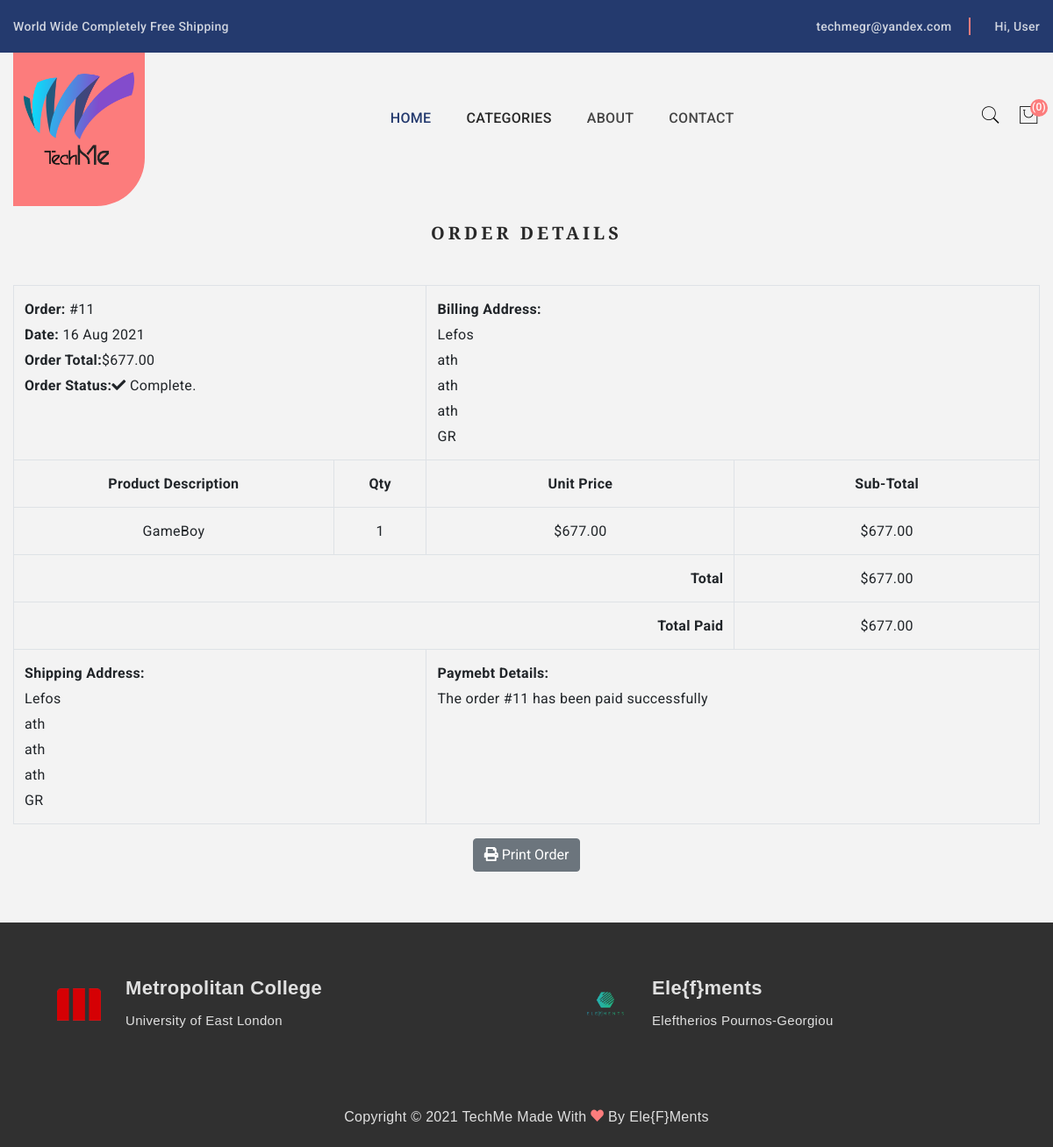
/order/11 (signed in), run on the app's committed database.
### store/models.py (models this page shows, shortened)
class Order(models.Model):
    token = models.CharField(max_length=250, blank=True)
    total = models.DecimalField(max_digits=10, decimal_places=2, verbose_name='EURO Order Total')
    emailAddress = models.EmailField(max_length=250, blank=True, verbose_name='Email Address')
    created = models.DateTimeField(auto_now_add=True)
    billingName = models.CharField(max_length=250, blank=True)
    billingAddress1 = models.CharField(max_length=250, blank=True)
    billingCity = models.CharField(max_length=250, blank=True)
    billingPostcode = models.CharField(max_length=250, blank=True)
    billingCountry = models.CharField(max_length=250, blank=True)
    shippingName = models.CharField(max_length=250, blank=True)
    shippingAddress1 = models.CharField(max_length=250, blank=True)
    shippingCity = models.CharField(max_length=250, blank=True)
    shippingPostcode = models.CharField(max_length=250, blank=True)
    shippingCountry = models.CharField(max_length=250, blank=True)
    class Meta:
        db_table = 'Order'
        ordering = ['-created']

class OrderItem(models.Model):
    product = models.CharField(max_length=250)
    quantity = models.IntegerField()
    price = models.DecimalField(max_digits=10, decimal_places=2, verbose_name='EUR Price')
    order = models.ForeignKey(Order, on_delete=models.CASCADE)
    class Meta:
        db_table = 'OrderItem'
    def sub_total(self):
        return self.quantity * self.price

### store/views.py (the view)
# urls.py: path('order/<int:order_id>', views.viewOrder, name='order_detail'),
@login_required(redirect_field_name='next', login_url='signin')
def viewOrder(request, order_id):
    if request.user.is_authenticated:
        email = str(request.user.email)
        order = Order.objects.get(id=order_id, emailAddress=email)
        order_items = OrderItem.objects.filter(order=order)
    return render(request, 'order_detail.html', {'order': order, 'order_items': order_items})

### store/context_processors.py (called while the page is built)
def counter(request):
    item_count = 0
    if 'admin' in request.path:
        return {}
    else:
        try:
            cart = Cart.objects.filter(cart_id=_cart_id(request))
            cart_items = CartItem.objects.all().filter(cart=cart[:1])
            for cart_item in cart_items:
                item_count += cart_item.quantity
        except Cart.DoesNotExist:
            item_count = 0
    return dict(item_count=item_count)

def menu_links(request):
    links = Category.objects.all()
    return dict(links=links)

### store/models.py (called while the page is built)
    def get_url(self):
        return reverse('products_by_category', args=[self.slug])

### store/views.py (called while the page is built)
def _cart_id(request):
    cart = request.session.session_key
    if not cart:
        cart = request.session.create()
    return cart

### store/templates/order_detail.html (shortened to what this page needs)
{% extends 'base.html' %}
{% load static %}
{% block content %}
    <div class="container">
    <div class="text-center">
      <br>
      <h1 class="text-center product_title">
        Order Details
      </h1>
      <br>
      <table class="table table-bordered">
        <tr>
          <td class="text-left" colspan="2">
            <b>Order:</b> #{{ order.id }} <br>
            <b>Date: </b>{{ order.created|date:"d M Y" }} <br>
            <b>Order Total:</b>${{ order.total }} <br>
            <b>Order Status:</b><i class="fas fa-check"></i> Complete.
          </td>
          <td class="text-left" colspan="2">
            <b>Billing Address: </b> <br>
            {{ order.billingName }} <br>
            {{ order.billingAddress1 }} <br>
            {{ order.billingCity }} <br>
            {{ order.billingPostcode }} <br>
            {{ order.billingCountry }} <br>
          </td>
        </tr>
        <tr>
          <td><b>Product Description</b></td>
          <td><b>Qty</b></td>
          <td><b>Unit Price</b></td>
          <td><b>Sub-Total</b></td>
        </tr>
        {% for item in order_items %}
          <tr>
            <td>{{ item.product }}</td>
            <td>{{ item.quantity }}</td>
            <td>${{ item.price }}</td>
            <td>${{ item.sub_total }}</td>
          </tr>
        {% endfor %}
        <tr>
          <td class="text-right" colspan="3"><b>Total</b></td>
          <td>${{ order.total }}</td>
        </tr>
        <tr>
          <td class="text-right" colspan="3"><b>Total Paid</b></td>
          <td>${{ order.total }}</td>
        </tr>
        <tr>
          <td class="text-left" colspan="2">
            <b>Shipping Address:</b> <br>
            {{ order.shippingName }} <br>
            {{ order.shippingAddress1 }} <br>
            {{ order.shippingCity }} <br>
            {{ order.shippingPostcode }} <br>
            {{ order.shippingCountry }} <br>
          </td>
          <td class="text-left" colspan="2">
            <b>Paymebt Details:</b> <br>
            The order #{{ order.id }} has been paid successfully
          </td>
        </tr>
      </table>
      <button class="btn btn-secondary" onclick="window.print();">
        <i class="fas fa-print"></i>
        Print Order
      </button>
    </div>
  </div>
    <br><br>
{% endblock %}

### store/templates/navbar.html (shortened to what this page needs)
{% load static %}
<header class="header_section">
  <div class="header_top">
    <div class="container">
      <div class="row">
        <div class="col-12">
          <div class="header_top_inner d-flex justify-content-between">
            <div class="welcome_text">
              <p>World Wide Completely Free Shipping</p>
            </div>
            <div class="header_top_sidebar d-flex align-items-center">
              <ul class="d-flex">
                <li> <a href="mailto:techmegr@yandex.com">techmegr@yandex.com</a></li>
                {% if request.user.is_authenticated and request.user.first_name %}
                <li class="account_link"> <a href="#">Hi,
                    {{ request.user.first_name }}</a>
                </li>
                {% endif %}
              </ul>
            </div>
          </div>
        </div>
      </div>
    </div>
  </div>
  <div class="container">
    <div class="row">
      <div class="col-12">
        <div class="main_header d-flex justify-content-between align-items-center">
          <div class="header_logo">
            <a class="sticky_none" href="{% url 'home' %}"><img src="{% static 'assets/img/logo/logo-let.png' %}" alt=""></a>
          </div>
          <div class="main_menu d-none d-lg-block">
            <nav>
              <ul class="d-flex">
                <li><a class="active" href="{% url 'home' %}">Home</a>
                </li>
                <li><a>Categories</a>
                </li>
                <li><a href="{% url 'about' %}">About</a></li>
                <li><a href="{% url 'contact' %}">Contact</a></li>
              </ul>
            </nav>
          </div>
          <div class="header_account">
            <ul class="d-flex">
              <li class="header_search"><a href="javascript:void(0)"><i class="pe-7s-search"></i></a>
              </li>
              <li class="shopping_cart"><a href="{% url 'cart_detail' %}"><i class="pe-7s-shopbag"></i></a>
                <span class="item_count">({{item_count}})
                  </a></span>
              </li>
            </ul>
          </div>
        </div>
      </div>
    </div>
  </div>
</header>

### store/static/assets/css/base.css (style rules this page uses)
body { background: #f3f3f3; }
.product_title { font-size: 20px; text-transform: uppercase; letter-spacing: .2em; padding-top: 15px; padding-bottom: 10px; }

### data on the page
Order: id "11", created "16 Aug 2021", total "677.00", billingName "Lefos", billingAddress1 "ath", billingCity "ath", billingPostcode "ath", billingCountry "GR", shippingName "Lefos", shippingAddress1 "ath", shippingCity "ath", shippingPostcode "ath", shippingCountry "GR"
OrderItem: product "GameBoy", quantity "1", price "677.00", sub_total "677.00"

### other printed values
{{ request.user.first_name }} "User"
{{ item_count }} "0"
